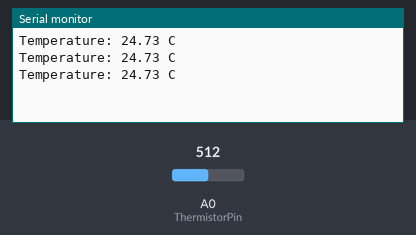
This sketch was run on a simulated Arduino Uno, built with avr-gcc and run on an emulated ATmega328P. Parts: the last lines printed to the serial monitor. The inputs (shaded band) are chosen by the test bench; at power-on: A0 (ThermistorPin) = 512.

Above: at 1.3 s.
1.4 s: A0 (ThermistorPin) set to 716
At 1.9 s:
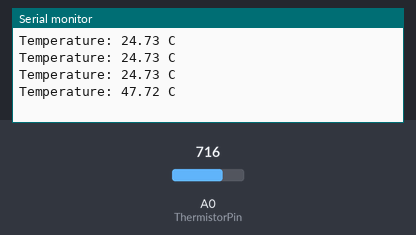
2.9 s: A0 (ThermistorPin) set to 900
At 3.4 s:
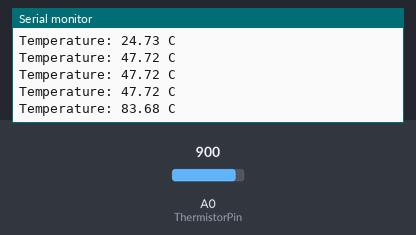
Timing chart, 0 to 5.9 s (numbered marks = the images above; inputs shaded):
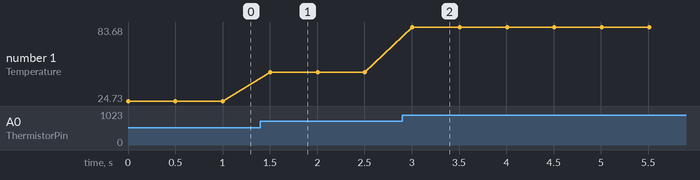

Measured:
- after the input at 1.4 s, the serial monitor: prints a new line after 0.10 s (image 1)
- after the input at 2.9 s, the serial monitor: prints a new line after 0.11 s (image 2)
- plotted number 1: 24.73 → 47.72 after the input at 1.4 s, 47.72 → 83.68 after the input at 2.9 s

The sketch:

ntc.ino
```cpp
int ThermistorPin = A0;
int Vo;
float R1 = 10000;
float logR2, R2, T;
float c1 = 1.009249522e-03, c2 = 2.378405444e-04, c3 = 2.019202697e-07;

void setup() {
Serial.begin(9600);
}

void loop() {

  Vo = analogRead(ThermistorPin);
  R2 = R1 * (1023.0 / (float)Vo - 1.0);
  logR2 = log(R2);
  T = (1.0 / (c1 + c2*logR2 + c3*logR2*logR2*logR2));
  T = T - 273.15;
//  T = (T * 9.0)/ 5.0 + 32.0;

  Serial.print("Temperature: ");
  Serial.print(T);
  Serial.println(" C");

  delay(500);
}
```
